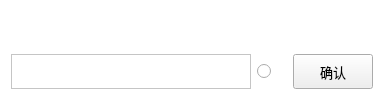
     <widget class="QFrame" name="m_left_frame">
      <property name="sizePolicy">
       <sizepolicy hsizetype="Expanding" vsizetype="Expanding">
        <horstretch>0</horstretch>
        <verstretch>0</verstretch>
       </sizepolicy>
      </property>
      <property name="baseSize">
       <size>
        <width>20</width>
        <height>20</height>
       </size>
      </property>
      <property name="font">
       <font>
        <family>Arial</family>
       </font>
      </property>
      <property name="mouseTracking">
       <bool>false</bool>
      </property>
      <property name="contextMenuPolicy">
       <enum>Qt::NoContextMenu</enum>
      </property>
      <property name="autoFillBackground">
       <bool>false</bool>
      </property>
      <property name="styleSheet">
       <string notr="true">QFrame { background-color: #ffffff; }</string>
      </property>
      <property name="frameShape">
       <enum>QFrame::NoFrame</enum>
      </property>
      <layout class="QGridLayout" name="gridLayout" rowstretch="10,1" columnstretch="8,1,1" rowminimumheight="5,1" columnminimumwidth="0,0,0">
       <property name="sizeConstraint">
        <enum>QLayout::SetDefaultConstraint</enum>
       </property>
       <property name="spacing">
        <number>6</number>
       </property>
       <item row="0" column="0" colspan="3">
        <widget class="ChatScrollWidget" name="chatScrollWidget" native="true">
         <property name="sizePolicy">
          <sizepolicy hsizetype="Expanding" vsizetype="Expanding">
           <horstretch>0</horstretch>
           <verstretch>0</verstretch>
          </sizepolicy>
         </property>
         <property name="styleSheet">
          <string notr="true"/>
         </property>
        </widget>
       </item>
       <item row="1" column="0">
        <widget class="QTextEdit" name="m_input_textEdit">
         <property name="sizePolicy">
          <sizepolicy hsizetype="Expanding" vsizetype="Expanding">
           <horstretch>0</horstretch>
           <verstretch>0</verstretch>
          </sizepolicy>
         </property>
         <property name="maximumSize">
          <size>
           <width>16777215</width>
           <height>35</height>
          </size>
         </property>
         <property name="font">
          <font>
           <family>Arial</family>
           <pointsize>10</pointsize>
          </font>
         </property>
         <property name="styleSheet">
          <string notr="true">QTextEdit { background-color: #ffffff; }</string>
         </property>
        </widget>
       </item>
       <item row="1" column="1">
        <widget class="QRadioButton" name="radioButton">
         <property name="sizePolicy">
          <sizepolicy hsizetype="Expanding" vsizetype="Expanding">
           <horstretch>0</horstretch>
           <verstretch>0</verstretch>
          </sizepolicy>
         </property>
         <property name="font">
          <font>
           <family>Algerian</family>
           <pointsize>12</pointsize>
          </font>
         </property>
         <property name="layoutDirection">
          <enum>Qt::LeftToRight</enum>
         </property>
         <property name="autoFillBackground">
          <bool>false</bool>
         </property>
         <property name="styleSheet">
          <string notr="true">QRadioButton { background-color: #ffffff; }</string>
         </property>
         <property name="inputMethodHints">
          <set>Qt::ImhNone</set>
         </property>
         <property name="text">
          <string/>
         </property>
         <property name="icon">
          <iconset resource="ui.qrc">
           <normaloff>:/image/voice.png</normaloff>:/image/voice.png</iconset>
         </property>
         <property name="iconSize">
          <size>
           <width>25</width>
           <height>25</height>
          </size>
         </property>
         <property name="checked">
          <bool>false</bool>
         </property>
        </widget>
       </item>
       <item row="1" column="2">
        <widget class="QPushButton" name="m_affirm_pushButton">
         <property name="sizePolicy">
          <sizepolicy hsizetype="Expanding" vsizetype="Expanding">
           <horstretch>0</horstretch>
           <verstretch>0</verstretch>
          </sizepolicy>
         </property>
         <property name="font">
          <font>
           <family>Arial</family>
           <pointsize>10</pointsize>
          </font>
         </property>
         <property name="text">
          <string>确认</string>
         </property>
        </widget>
       </item>
      </layout>
     </widget>
